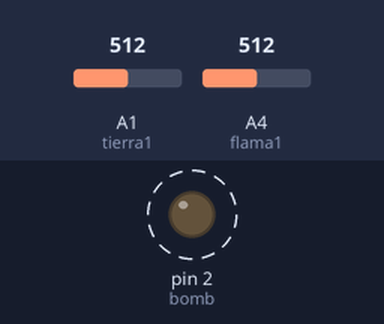
A sketch run on a simulated Arduino Uno, built with avr-gcc and run on an emulated ATmega328P. On the bench: output pins drawn as LEDs (lit = HIGH). Dashed ring = blinking. The test bench sets the inputs (shaded band); at power-on: A1 (tierra1) = 512, A4 (flama1) = 512. What the sketch prints to the serial monitor is not drawn.

Above: at 0.4 s.
Timing chart, 0 to 3.0 s (numbered marks = the images above):
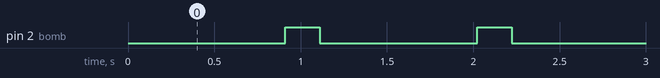

The sketch:

fireshield_final.zip.ino
```cpp
int bomb=2;
int flama1=4;
int tierra1=15;


int a,b,c,d,f;

void setup() {
  pinMode(flama1, INPUT);
  pinMode(tierra1, INPUT);
  pinMode(bomb, OUTPUT);
  Serial.begin(9600);
  // put your setup code here, to run once:

}

void loop()
{
        flama();
        tierra();
        float fuego = a;
        String data = "{\"Fuego\": " + String(fuego) + "}";
        Serial.println(data);
        delay(10);
        float thumedad = b;
        String data2 = "{\"THumedad\": " + String(thumedad) + "}";
        Serial.println(data2);
        delay(500);
        if (fuego>=35)
        {
        digitalWrite(bomb,HIGH);
        delay(200);
        digitalWrite(bomb,LOW);
        }
}

void flama()
{
  a=analogRead(flama1);
  delay(200);
 a=map(a,4095,0,0,100);
}

void tierra()
{
  b=analogRead(tierra1);
  delay(200);
  b=map(b,4095,0,0,100);
}
```

Measured:
- by itself, pin 2 (bomb): alternates HIGH for 0.20 s and LOW for 0.91 s
